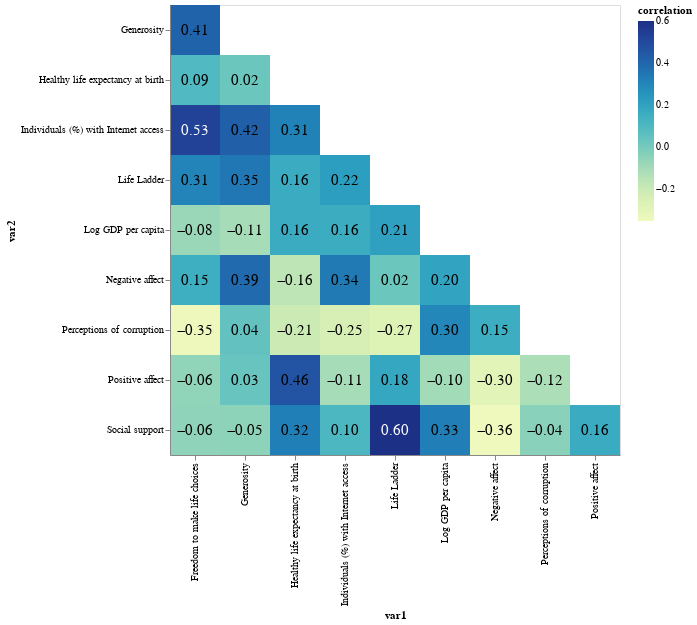

The notebook cell saved with this chart:
### Code cell
corrMatrix = bottom10GDP.drop("year", axis=1).corr().reset_index().melt('index')
corrMatrix.columns = ['var1', 'var2', 'correlation']

base = alt.Chart(corrMatrix).transform_filter(
    alt.datum.var1 < alt.datum.var2
).encode(
    x='var1',
    y='var2',
).properties(
    width=alt.Step(50),
    height=alt.Step(50)
)

rects = base.mark_rect().encode(
    color='correlation'
)

text = base.mark_text(
    size=15
).encode(
    text=alt.Text('correlation', format=".2f"),
    color=alt.condition(
        "datum.correlation > 0.5",
        alt.value('white'),
        alt.value('black')
    )
)

corrmatrix = rects + text
corrmatrix

### Figure 1 — Vega-Lite specification as saved in the notebook (floating-point values rounded to 4 significant figures)
{"config": {"view": {"continuousWidth": 400, "continuousHeight": 300}}, "layer": [{"mark": "rect", "encoding": {"color": {"type": "quantitative", "field": "correlation"}, "x": {"type": "nominal", "field": "var1"}, "y": {"type": "nominal", "field": "var2"}}, "height": {"step": 50}, "transform": [{"filter": "(datum.var1 < datum.var2)"}], "width": {"step": 50}}, {"mark": {"type": "text", "size": 15}, "encoding": {"color": {"condition": {"value": "white", "test": "datum.correlation > 0.5"}, "value": "black"}, "text": {"type": "quantitative", "field": "correlation", "format": ".2f"}, "x": {"type": "nominal", "field": "var1"}, "y": {"type": "nominal", "field": "var2"}}, "height": {"step": 50}, "transform": [{"filter": "(datum.var1 < datum.var2)"}], "width": {"step": 50}}], "data": {"name": "data-3c68acbfac821a979c54168cbd8337bc"}, "$schema": "https://vega.github.io/schema/vega-lite/v4.8.1.json", "datasets": {"data-3c68acbfac821a979c54168cbd8337bc": [{"var1": "Life Ladder", "var2": "Life Ladder", "correlation": 1.0}, {"var1": "Log GDP per capita", "var2": "Life Ladder", "correlation": 0.2088}, {"var1": "Social support", "var2": "Life Ladder", "correlation": 0.6009}, {"var1": "Healthy life expectancy at birth", "var2": "Life Ladder", "correlation": 0.1627}, {"var1": "Freedom to make life choices", "var2": "Life Ladder", "correlation": 0.308}, {"var1": "Generosity", "var2": "Life Ladder", "correlation": 0.349}, {"var1": "Perceptions of corruption", "var2": "Life Ladder", "correlation": -0.2706}, {"var1": "Positive affect", "var2": "Life Ladder", "correlation": 0.1795}, {"var1": "Negative affect", "var2": "Life Ladder", "correlation": 0.02174}, {"var1": "Individuals (%) with Internet access", "var2": "Life Ladder", "correlation": 0.2188}, {"var1": "Life Ladder", "var2": "Log GDP per capita", "correlation": 0.2088}, {"var1": "Log GDP per capita", "var2": "Log GDP per capita", "correlation": 1.0}, {"var1": "Social support", "var2": "Log GDP per capita", "correlation": 0.3274}, {"var1": "Healthy life expectancy at birth", "var2": "Log GDP per capita", "correlation": 0.1611}, {"var1": "Freedom to make life choices", "var2": "Log GDP per capita", "correlation": -0.08082}, {"var1": "Generosity", "var2": "Log GDP per capita", "correlation": -0.1106}, {"var1": "Perceptions of corruption", "var2": "Log GDP per capita", "correlation": 0.2963}, {"var1": "Positive affect", "var2": "Log GDP per capita", "correlation": -0.1014}, {"var1": "Negative affect", "var2": "Log GDP per capita", "correlation": 0.1951}, {"var1": "Individuals (%) with Internet access", "var2": "Log GDP per capita", "correlation": 0.1586}, {"var1": "Life Ladder", "var2": "Social support", "correlation": 0.6009}, {"var1": "Log GDP per capita", "var2": "Social support", "correlation": 0.3274}, {"var1": "Social support", "var2": "Social support", "correlation": 1.0}, {"var1": "Healthy life expectancy at birth", "var2": "Social support", "correlation": 0.3233}, {"var1": "Freedom to make life choices", "var2": "Social support", "correlation": -0.05823}, {"var1": "Generosity", "var2": "Social support", "correlation": -0.0537}, {"var1": "Perceptions of corruption", "var2": "Social support", "correlation": -0.04399}, {"var1": "Positive affect", "var2": "Social support", "correlation": 0.164}, {"var1": "Negative affect", "var2": "Social support", "correlation": -0.3554}, {"var1": "Individuals (%) with Internet access", "var2": "Social support", "correlation": 0.1049}, {"var1": "Life Ladder", "var2": "Healthy life expectancy at birth", "correlation": 0.1627}, {"var1": "Log GDP per capita", "var2": "Healthy life expectancy at birth", "correlation": 0.1611}, {"var1": "Social support", "var2": "Healthy life expectancy at birth", "correlation": 0.3233}, {"var1": "Healthy life expectancy at birth", "var2": "Healthy life expectancy at birth", "correlation": 1.0}, {"var1": "Freedom to make life choices", "var2": "Healthy life expectancy at birth", "correlation": 0.09286}, {"var1": "Generosity", "var2": "Healthy life expectancy at birth", "correlation": 0.0221}, {"var1": "Perceptions of corruption", "var2": "Healthy life expectancy at birth", "correlation": -0.2134}, {"var1": "Positive affect", "var2": "Healthy life expectancy at birth", "correlation": 0.4598}, {"var1": "Negative affect", "var2": "Healthy life expectancy at birth", "correlation": -0.1639}, {"var1": "Individuals (%) with Internet access", "var2": "Healthy life expectancy at birth", "correlation": 0.314}, {"var1": "Life Ladder", "var2": "Freedom to make life choices", "correlation": 0.308}, {"var1": "Log GDP per capita", "var2": "Freedom to make life choices", "correlation": -0.08082}, {"var1": "Social support", "var2": "Freedom to make life choices", "correlation": -0.05823}, {"var1": "Healthy life expectancy at birth", "var2": "Freedom to make life choices", "correlation": 0.09286}, {"var1": "Freedom to make life choices", "var2": "Freedom to make life choices", "correlation": 1.0}, {"var1": "Generosity", "var2": "Freedom to make life choices", "correlation": 0.4088}, {"var1": "Perceptions of corruption", "var2": "Freedom to make life choices", "correlation": -0.349}, {"var1": "Positive affect", "var2": "Freedom to make life choices", "correlation": -0.05988}, {"var1": "Negative affect", "var2": "Freedom to make life choices", "correlation": 0.1499}, {"var1": "Individuals (%) with Internet access", "var2": "Freedom to make life choices", "correlation": 0.5266}, {"var1": "Life Ladder", "var2": "Generosity", "correlation": 0.349}, {"var1": "Log GDP per capita", "var2": "Generosity", "correlation": -0.1106}, {"var1": "Social support", "var2": "Generosity", "correlation": -0.0537}, {"var1": "Healthy life expectancy at birth", "var2": "Generosity", "correlation": 0.0221}, {"var1": "Freedom to make life choices", "var2": "Generosity", "correlation": 0.4088}, {"var1": "Generosity", "var2": "Generosity", "correlation": 1.0}, {"var1": "Perceptions of corruption", "var2": "Generosity", "correlation": 0.04181}, {"var1": "Positive affect", "var2": "Generosity", "correlation": 0.03027}, {"var1": "Negative affect", "var2": "Generosity", "correlation": 0.3882}, {"var1": "Individuals (%) with Internet access", "var2": "Generosity", "correlation": 0.4235}, {"var1": "Life Ladder", "var2": "Perceptions of corruption", "correlation": -0.2706}, {"var1": "Log GDP per capita", "var2": "Perceptions of corruption", "correlation": 0.2963}, {"var1": "Social support", "var2": "Perceptions of corruption", "correlation": -0.04399}, {"var1": "Healthy life expectancy at birth", "var2": "Perceptions of corruption", "correlation": -0.2134}, {"var1": "Freedom to make life choices", "var2": "Perceptions of corruption", "correlation": -0.349}, {"var1": "Generosity", "var2": "Perceptions of corruption", "correlation": 0.04181}, {"var1": "Perceptions of corruption", "var2": "Perceptions of corruption", "correlation": 1.0}, {"var1": "Positive affect", "var2": "Perceptions of corruption", "correlation": -0.1239}, {"var1": "Negative affect", "var2": "Perceptions of corruption", "correlation": 0.1548}, {"var1": "Individuals (%) with Internet access", "var2": "Perceptions of corruption", "correlation": -0.2474}, {"var1": "Life Ladder", "var2": "Positive affect", "correlation": 0.1795}, {"var1": "Log GDP per capita", "var2": "Positive affect", "correlation": -0.1014}, {"var1": "Social support", "var2": "Positive affect", "correlation": 0.164}, {"var1": "Healthy life expectancy at birth", "var2": "Positive affect", "correlation": 0.4598}, {"var1": "Freedom to make life choices", "var2": "Positive affect", "correlation": -0.05988}, {"var1": "Generosity", "var2": "Positive affect", "correlation": 0.03027}, {"var1": "Perceptions of corruption", "var2": "Positive affect", "correlation": -0.1239}, {"var1": "Positive affect", "var2": "Positive affect", "correlation": 1.0}, {"var1": "Negative affect", "var2": "Positive affect", "correlation": -0.3002}, {"var1": "Individuals (%) with Internet access", "var2": "Positive affect", "correlation": -0.1107}, {"var1": "Life Ladder", "var2": "Negative affect", "correlation": 0.02174}, {"var1": "Log GDP per capita", "var2": "Negative affect", "correlation": 0.1951}, {"var1": "Social support", "var2": "Negative affect", "correlation": -0.3554}, {"var1": "Healthy life expectancy at birth", "var2": "Negative affect", "correlation": -0.1639}, {"var1": "Freedom to make life choices", "var2": "Negative affect", "correlation": 0.1499}, {"var1": "Generosity", "var2": "Negative affect", "correlation": 0.3882}, {"var1": "Perceptions of corruption", "var2": "Negative affect", "correlation": 0.1548}, {"var1": "Positive affect", "var2": "Negative affect", "correlation": -0.3002}, {"var1": "Negative affect", "var2": "Negative affect", "correlation": 1.0}, {"var1": "Individuals (%) with Internet access", "var2": "Negative affect", "correlation": 0.3397}, {"var1": "Life Ladder", "var2": "Individuals (%) with Internet access", "correlation": 0.2188}, {"var1": "Log GDP per capita", "var2": "Individuals (%) with Internet access", "correlation": 0.1586}, {"var1": "Social support", "var2": "Individuals (%) with Internet access", "correlation": 0.1049}, {"var1": "Healthy life expectancy at birth", "var2": "Individuals (%) with Internet access", "correlation": 0.314}, {"var1": "Freedom to make life choices", "var2": "Individuals (%) with Internet access", "correlation": 0.5266}, {"var1": "Generosity", "var2": "Individuals (%) with Internet access", "correlation": 0.4235}, {"var1": "Perceptions of corruption", "var2": "Individuals (%) with Internet access", "correlation": -0.2474}, {"var1": "Positive affect", "var2": "Individuals (%) with Internet access", "correlation": -0.1107}, {"var1": "Negative affect", "var2": "Individuals (%) with Internet access", "correlation": 0.3397}, {"var1": "Individuals (%) with Internet access", "var2": "Individuals (%) with Internet access", "correlation": 1.0}]}}
